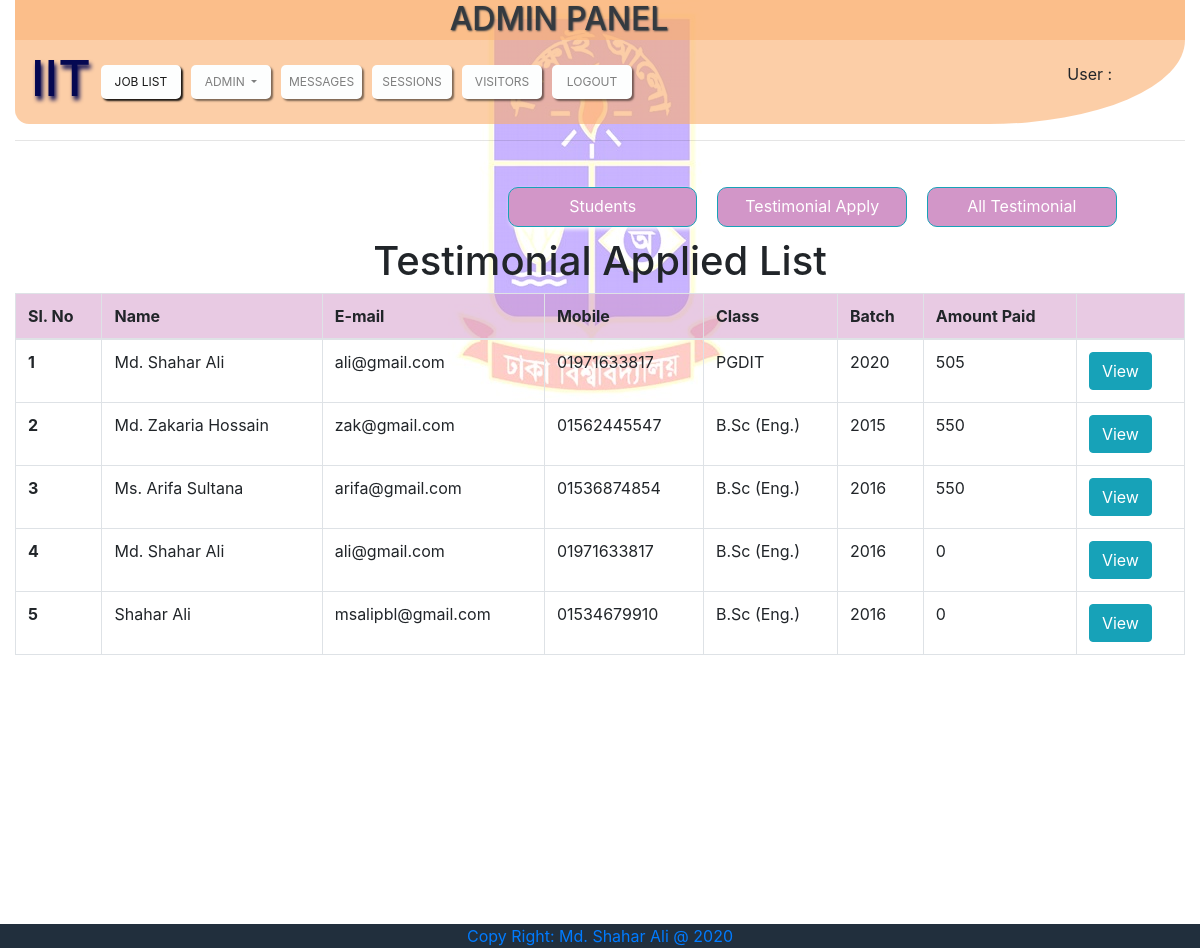
The page /admin/testimonial_list.php (signed in) on the database its author committed.
### tables this page shows
CREATE TABLE `tbl_testimonial` (
  `test_id` int(11) NOT NULL,
  `stu_id` int(11) NOT NULL,
  `class` varchar(100) NOT NULL,
  `batch` int(4) NOT NULL,
  `roll` int(10) NOT NULL,
  `pyear` int(4) NOT NULL,
  `subject` varchar(100) NOT NULL,
  `result` float NOT NULL,
  `payment_method` varchar(100) NOT NULL,
  `receip_no` varchar(100) NOT NULL,
  `payment_date` date NOT NULL,
  `amount` int(11) NOT NULL,
  `status` varchar(10) NOT NULL,
  `testimonial_date` timestamp NOT NULL DEFAULT CURRENT_TIMESTAMP,
  `prepared_by` varchar(100) NOT NULL
);

CREATE TABLE `tbl_student` (
  `stu_id` int(11) NOT NULL,
  `name` varchar(100) NOT NULL,
  `email` varchar(255) NOT NULL,
  `password` varchar(255) NOT NULL,
  `gender` varchar(6) NOT NULL,
  `father` varchar(100) NOT NULL,
  `mother` varchar(100) NOT NULL,
  `paddress` varchar(255) NOT NULL,
  `maddress` varchar(255) NOT NULL,
  `mobile` varchar(11) NOT NULL,
  `date_applicaiton` timestamp NOT NULL DEFAULT CURRENT_TIMESTAMP,
  `position` varchar(10) NOT NULL
);

### lib/Database.php (called while the page is built, shortened)
<?php
Class Database{
	public $host   = "localhost";
	public $user   = "root";
	public $pass   = "";
	public $dbname = "iit_du";
	public $link;
	private function connectDB(){
	$this->link = new mysqli($this->host, $this->user, $this->pass, $this->dbname);
 }
	public function select($query){
		$result = $this->link->query($query) or die($this->link->error.__LINE__);
		if($result->num_rows > 0){
			return $result;
		} else {
			return false;
		}
	}
}

### admin/testimonial_list.php (the view, shortened to what this page needs)
<?php include 'admin_lib/header.php'; ?>
<hr style="color: black">
<div class="sub-job-list">
  <a class="btn btn-info" href="all_testimonial.php">All Testimonial</a>
   <a class="btn btn-info" href="testimonial_list.php">Testimonial Apply</a>
  <a class="btn btn-info" href="students.php">Students</a>
</div>
<h1 id="change">Testimonial Applied List</h1>
<table class="table table-bordered">
  <thead>
    <tr>
      <th scope="col">Sl. No</th>
      <th scope="col">Name</th>
      <th scope="col">E-mail</th>
      <th scope="col">Mobile</th>
      <th scope="col">Class</th>
      <th scope="col">Batch</th>
      <th scope="col">Amount Paid</th>
      <th></th>
    </tr>
  </thead>
  <tbody>
<?php
$query = "SELECT * FROM tbl_student INNER JOIN tbl_testimonial ON tbl_student.stu_id = tbl_testimonial.stu_id";
$data = $db->select($query);
if($data){
	$i=0;
	while ($rows = $data->fetch_assoc()) {
    $test_id = $rows['test_id'];
		$i++;
		echo '<tr">
      <th scope="row">'.$i.'</th>
      <td>'.$rows['name'].'</td>
      <td>'.$rows['email'].'</td>
      <td>'.$rows['mobile'].'</td>
      <td>'.$rows['class'].'</td>
      <td>'.$rows['batch'].'</td>
      <td>'.$rows['amount'].'</td>
      <td><a href="view_testimonial.php?test_id='.$test_id.'" class="btn btn-info">View</a></td>
    </tr>';
	}
}
?>
  </tbody>
</table>
<?php include 'admin_lib/footer.php'; ?>

### assets/css/mystyle.css (style rules this page uses)
.sub-job-list { padding-top: 10px; padding-right: 5%; padding-left: 5%; min-height: 60px; margin-bottom: 20px; }
.sub-job-list a { min-width: 18%; height: 40px; box-shadow: 2px 2px 4px; vertical-align: middle; border-radius: 10px; margin-top: 20px; margin-right: 10px; margin-left: 10px; float: right; color: white; background: rgb(210, 150, 200); }
.table-bordered thead { background: rgb(210, 150, 200, 0.5); vertical-align: middle; }

### admin/admin_lib/header.php (style rules this page uses)
body { background-image: url('../img/du_logo.jpg'); background-repeat: no-repeat; background-position: top; animation: mymove 50s infinite; }

### rows shown on the page
tbl_testimonial: stu.name "Md. Shahar Ali", stu.email "ali@gmail.com", stu.mobile "01971633817", class "PGDIT", batch "2020", amount "505"
tbl_testimonial: stu.name "Md. Zakaria Hossain", stu.email "zak@gmail.com", stu.mobile "01562445547", class "B.Sc (Eng.)", batch "2015", amount "550"
tbl_testimonial: stu.name "Ms. Arifa Sultana", stu.email "arifa@gmail.com", stu.mobile "01536874854", class "B.Sc (Eng.)", batch "2016", amount "550"
tbl_testimonial: stu.name "Md. Shahar Ali", stu.email "ali@gmail.com", stu.mobile "01971633817", class "B.Sc (Eng.)", batch "2016", amount "0"
tbl_testimonial: stu.name "Shahar Ali", stu.email "msalipbl@gmail.com", stu.mobile "01534679910", class "B.Sc (Eng.)", batch "2016", amount "0"
